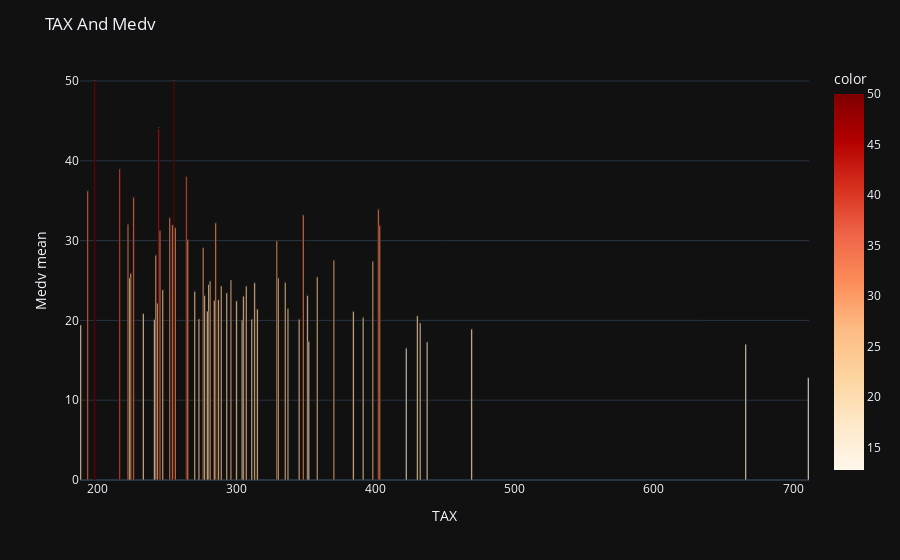

Here is the notebook cell this chart was saved with:
### Code cell
fig=px.bar(
    x=TaxAndMedv.index,
    y=TaxAndMedv.values,
    color=TaxAndMedv.values,
    text=np.round(TaxAndMedv.values,3),
    color_continuous_scale="OrRd"
    
    
)
fig.update_traces(width=1)

fig.update_layout(
    title="TAX And Medv",
    template="plotly_dark",
   
    
    xaxis=dict(
        title="TAX"
    ),
     yaxis=dict(
        title="Medv mean"
    )
)
fig.show()

### Figure 1 — Plotly figure (JSON) as saved in the notebook; plotly's stock layout.template omitted (floating-point values rounded to 4 significant figures)
{"data": [{"alignmentgroup": "True", "hovertemplate": "x=%{x}<br>y=%{y}<br>text=%{text}<br>color=%{marker.color}<extra></extra>", "legendgroup": "", "marker": {"color": [50, 50, 44, 38.98, 38.02, 36.2, 35.4, 33.9, 33.2, 32.85, 32.2, 32.06, 31.96, 31.91, 31.6, 31.23, 30.1, 29.95, 29.11, 28.15, 27.55, 27.37, 25.88, 25.43, 25.32, 25.32, 25.05, 24.9, 24.75, 24.7, 24.5, 24.32, 24.29, 23.8, 23.63, 23.43, 23.1, 23.1, 23.02, 22.57, 22.5, 22.43, 22.15, 21.45, 21.4, 21.15, 21.12, 20.83, 20.57, 20.36, 20.16, 20.14, 20.1, 20.1, 20.04, 19.69, 19.43, 18.9, 17.35, 17.29, 17.01, 16.5, 12.8], "coloraxis": "coloraxis", "pattern": {"shape": ""}}, "name": "", "offsetgroup": "", "orientation": "v", "showlegend": false, "text": [50, 50, 44, 38.98, 38.02, 36.2, 35.4, 33.9, 33.2, 32.85, 32.2, 32.06, 31.96, 31.91, 31.6, 31.23, 30.1, 29.95, 29.11, 28.15, 27.55, 27.37, 25.88, 25.43, 25.32, 25.32, 25.05, 24.9, 24.75, 24.7, 24.5, 24.32, 24.29, 23.8, 23.63, 23.43, 23.1, 23.1, 23.02, 22.57, 22.5, 22.43, 22.15, 21.45, 21.4, 21.15, 21.12, 20.83, 20.57, 20.36, 20.16, 20.14, 20.1, 20.1, 20.04, 19.69, 19.43, 18.9, 17.35, 17.29, 17.01, 16.5, 12.8], "textposition": "auto", "type": "bar", "width": 1, "x": [198, 255, 244, 216, 264, 193, 226, 402, 348, 252, 285, 222, 254, 403, 256, 245, 265, 329, 276, 242, 370, 398, 224, 358, 223, 330, 296, 281, 335, 313, 280, 289, 307, 247, 270, 293, 351, 277, 305, 287, 284, 300, 243, 337, 315, 279, 384, 233, 430, 391, 273, 311, 241, 345, 304, 432, 188, 469, 352, 437, 666, 422, 711], "xaxis": "x", "y": [50, 50, 44, 38.98, 38.02, 36.2, 35.4, 33.9, 33.2, 32.85, 32.2, 32.06, 31.96, 31.91, 31.6, 31.23, 30.1, 29.95, 29.11, 28.15, 27.55, 27.37, 25.88, 25.43, 25.32, 25.32, 25.05, 24.9, 24.75, 24.7, 24.5, 24.32, 24.29, 23.8, 23.63, 23.43, 23.1, 23.1, 23.02, 22.57, 22.5, 22.43, 22.15, 21.45, 21.4, 21.15, 21.12, 20.83, 20.57, 20.36, 20.16, 20.14, 20.1, 20.1, 20.04, 19.69, 19.43, 18.9, 17.35, 17.29, 17.01, 16.5, 12.8], "yaxis": "y"}], "layout": {"barmode": "relative", "coloraxis": {"colorbar": {"title": {"text": "color"}}, "colorscale": [[0, "rgb(255,247,236)"], [0.125, "rgb(254,232,200)"], [0.25, "rgb(253,212,158)"], [0.375, "rgb(253,187,132)"], [0.5, "rgb(252,141,89)"], [0.625, "rgb(239,101,72)"], [0.75, "rgb(215,48,31)"], [0.875, "rgb(179,0,0)"], [1, "rgb(127,0,0)"]]}, "legend": {"tracegroupgap": 0}, "margin": {"t": 60}, "title": {"text": "TAX And Medv"}, "xaxis": {"anchor": "y", "domain": [0, 1], "title": {"text": "TAX"}}, "yaxis": {"anchor": "x", "domain": [0, 1], "title": {"text": "Medv mean"}}}}
